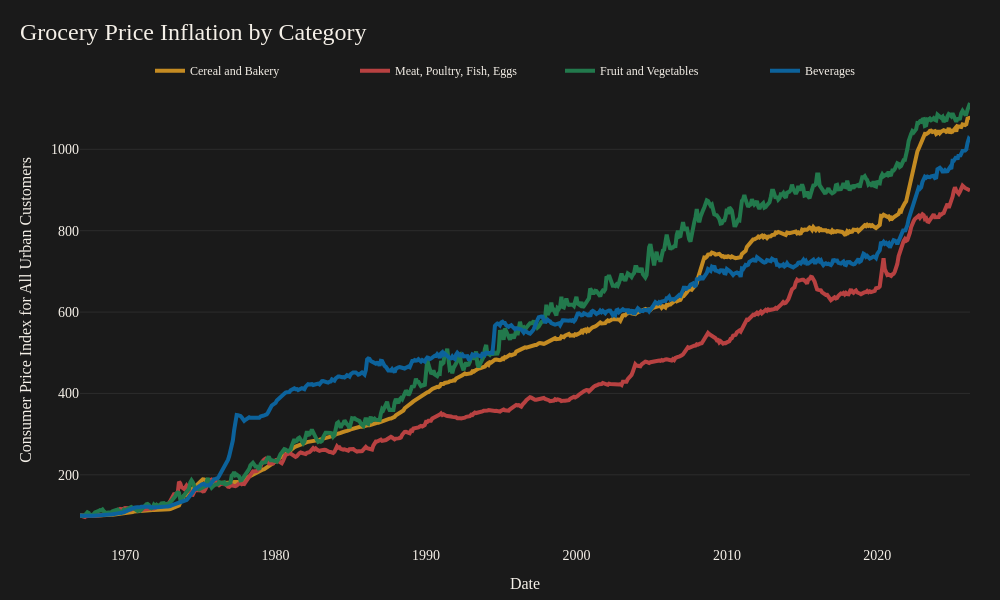

The notebook cell this image was saved under:
### Code cell
# line chart of grocery category cpis 

# data 
x = cereal_bakery["observation_date"]
cb = cereal_bakery["cereal_bakery_cpi_reindex"]
mfe = meat_fish_eggs["meat_fish_eggs_cpi_reindex"]
fv = fruit_veg["fruit_veg_cpi_reindex"]
b = beverage["beverage_cpi_reindex"]

# figure
fig = go.Figure()

# line plot 
fig.add_trace(
    go.Scatter(
        x=x,
        y=cb,
        mode="lines",
        name="Cereal and Bakery",
        line=dict(
            color="#c48b22",
            width=4
        ),
        hovertemplate=
        "Cereal and Bakery CPI: %{y:.1f}   <extra></extra>",
    )
)
fig.add_trace(
    go.Scatter(
        x=x,
        y=mfe,
        mode="lines",
        name="Meat, Poultry, Fish, Eggs",
        line=dict(
            color="#b84141",
            width=4
        ),
        hovertemplate=
        "Meat, Poultry, Fish, Eggs CPI: %{y:.1f}              <extra></extra>"
    )
)
fig.add_trace(
    go.Scatter(
        x=x,
        y=fv,
        mode="lines",
        name="Fruit and Vegetables",
        line=dict(
            color="#22794c",
            width=4
        ),
        hovertemplate=
        "Fruit and Vegetables CPI: %{y:.1f}   <extra></extra>"
    )
)
fig.add_trace(
    go.Scatter(
        x=x,
        y=b,
        mode="lines",
        name="Beverages",
        line=dict(
            color='#0c629b',
            width=4
        ),
        hovertemplate=
        "Beverages CPI: %{y:.1f}   <extra></extra>"
    )
)

# title and layout 
fig.update_layout(
    width=1000, 
    height=600, 

    template="plotly_dark",

    title=dict(
        text="Grocery Price Inflation by Category",
        x=0.02,
        xanchor="left",
        font=dict(
            family="Playfair Display",
            size=24
        )
    ),

    font=dict(
        family="Source Sans 3",
        color="#f5f0e8",
        size=13
    ),

    paper_bgcolor="#1a1a1a",
    plot_bgcolor="#1a1a1a",

    margin=dict(l=80, r=30, t=80, b=60),

    hovermode="x unified",

    xaxis=dict(
        title="Date",
        showgrid=False,
        tickfont=dict(size=14),
        zeroline=False,
        ticklabelstandoff=5
    ),

    yaxis=dict(
        title="Consumer Price Index for All Urban Customers",
        tickfont=dict(size=14),
        gridcolor="rgba(255,255,255,0.08)",
        zeroline=False
    ),

    legend=dict(
        orientation="h",
        entrywidth=160,
        yanchor="middle",
        y=1.02,
        xanchor="right",
        x=1,
        font=dict(
            size=12)
    )
)

fig.show()

### Figure 1 — Plotly figure (JSON) as saved in the notebook; plotly's stock layout.template omitted (floating-point values rounded to 4 significant figures; data arrays with more than 128 entries replaced by an {"elided": "..."} marker saying what was removed)
{"data": [{"hovertemplate": "Cereal and Bakery CPI: %{y:.1f}   <extra></extra>", "line": {"color": "#c48b22", "width": 4}, "mode": "lines", "name": "Cereal and Bakery", "type": "scatter", "x": {"elided": "710 str values"}, "y": {"elided": "710 float values"}}, {"hovertemplate": "Meat, Poultry, Fish, Eggs CPI: %{y:.1f}              <extra></extra>", "line": {"color": "#b84141", "width": 4}, "mode": "lines", "name": "Meat, Poultry, Fish, Eggs", "type": "scatter", "x": {"elided": "710 str values"}, "y": {"elided": "710 float values"}}, {"hovertemplate": "Fruit and Vegetables CPI: %{y:.1f}   <extra></extra>", "line": {"color": "#22794c", "width": 4}, "mode": "lines", "name": "Fruit and Vegetables", "type": "scatter", "x": {"elided": "710 str values"}, "y": {"elided": "710 float values"}}, {"hovertemplate": "Beverages CPI: %{y:.1f}   <extra></extra>", "line": {"color": "#0c629b", "width": 4}, "mode": "lines", "name": "Beverages", "type": "scatter", "x": {"elided": "710 str values"}, "y": {"elided": "710 float values"}}], "layout": {"font": {"color": "#f5f0e8", "family": "Source Sans 3", "size": 13}, "height": 600, "hovermode": "x unified", "legend": {"entrywidth": 160, "font": {"size": 12}, "orientation": "h", "x": 1, "xanchor": "right", "y": 1.02, "yanchor": "middle"}, "margin": {"b": 60, "l": 80, "r": 30, "t": 80}, "paper_bgcolor": "#1a1a1a", "plot_bgcolor": "#1a1a1a", "title": {"font": {"family": "Playfair Display", "size": 24}, "text": "Grocery Price Inflation by Category", "x": 0.02, "xanchor": "left"}, "width": 1000, "xaxis": {"showgrid": false, "tickfont": {"size": 14}, "ticklabelstandoff": 5, "title": {"text": "Date"}, "zeroline": false}, "yaxis": {"gridcolor": "rgba(255,255,255,0.08)", "tickfont": {"size": 14}, "title": {"text": "Consumer Price Index for All Urban Customers"}, "zeroline": false}}}
